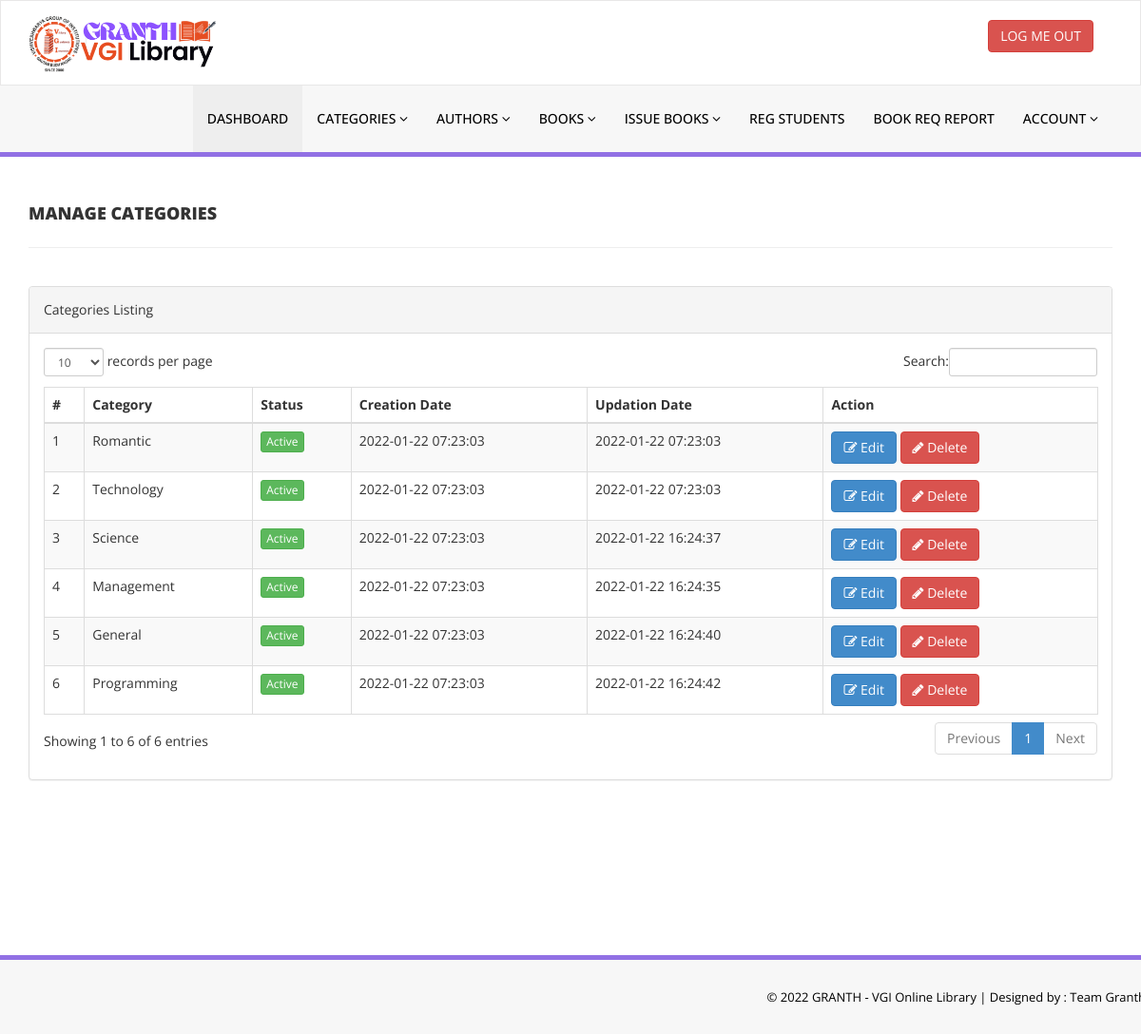
Page /library/admin/manage-categories.php (signed in) on the committed database.
### tables this page shows
CREATE TABLE `tblcategory` (
  `id` int(11) NOT NULL,
  `CategoryName` varchar(150) DEFAULT NULL,
  `Status` int(1) DEFAULT NULL,
  `CreationDate` timestamp NULL DEFAULT current_timestamp(),
  `UpdationDate` timestamp NULL DEFAULT '0000-00-00 00:00:00' ON UPDATE current_timestamp()
);

### library/admin/manage-categories.php (the view, shortened to what this page needs)
<?php
include('includes/config.php');
if(strlen($_SESSION['login'])==0)
    {
header('location:http://localhost/Library/library/homepage/index.php');
}
else{
    ?>
<!DOCTYPE html>
<html xmlns="http://www.w3.org/1999/xhtml">
<head>
    <link href="assets/css/bootstrap.css" rel="stylesheet" />
    <link href="assets/css/font-awesome.css" rel="stylesheet" />
    <link href="assets/js/dataTables/dataTables.bootstrap.css" rel="stylesheet" />
    <link href="assets/css/style.css" rel="stylesheet" />
</head>
<body>
<?php include('includes/header.php');?>
    <div class="content-wrapper">
         <div class="container">
        <div class="row pad-botm">
            <div class="col-md-12">
                <h4 class="header-line">Manage Categories</h4>
    </div>
     <div class="row">
</div>
        </div>
            <div class="row">
                <div class="col-md-12">
                    <div class="panel panel-default">
                        <div class="panel-heading">
                           Categories Listing
                        </div>
                        <div class="panel-body">
                            <div class="table-responsive">
                                <table class="table table-striped table-bordered table-hover" id="dataTables-example">
                                    <thead>
                                        <tr>
                                            <th>#</th>
                                            <th>Category</th>
                                            <th>Status</th>
                                            <th>Creation Date</th>
                                            <th>Updation Date</th>
                                            <th>Action</th>
                                        </tr>
                                    </thead>
                                    <tbody>
<?php $sql = "SELECT * from  tblcategory";
$query = $dbh -> prepare($sql);
$query->execute();
$results=$query->fetchAll(PDO::FETCH_OBJ);
$cnt=1;
if($query->rowCount() > 0)
{
foreach($results as $result)
{               ?>
                                        <tr class="odd gradeX">
                                            <td class="center"><?php echo htmlentities($cnt);?></td>
                                            <td class="center"><?php echo htmlentities($result->CategoryName);?></td>
                                            <td class="center"><?php if($result->Status==1) {?>
                                            <a href="#" class="btn btn-success btn-xs">Active</a>
                                            <?php } else {?>
                                            <a href="#" class="btn btn-danger btn-xs">Inactive</a>
                                            <?php } ?></td>
                                            <td class="center"><?php echo htmlentities($result->CreationDate);?></td>
                                            <td class="center"><?php echo htmlentities($result->UpdationDate);?></td>
                                            <td class="center">
                                            <a href="edit-category.php?catid=<?php echo htmlentities($result->id);?>"><button class="btn btn-primary"><i class="fa fa-edit "></i> Edit</button>
                                          <a href="manage-categories.php?del=<?php echo htmlentities($result->id);?>" onclick="return confirm('Are you sure you want to delete?');"" >  <button class="btn btn-danger"><i class="fa fa-pencil"></i> Delete</button>
                                            </td>
                                        </tr>
 <?php $cnt=$cnt+1;}} ?>
                                    </tbody>
                                </table>
                            </div>
                        </div>
                    </div>
                </div>
            </div>
    </div>
    </div>
  <?php include('includes/footer.php');?>
</body>
</html>
<?php } ?>

### library/admin/assets/css/style.css (style rules this page uses)
.content-wrapper { margin-top: 40px; min-height:800px; padding-bottom:90px; }
.header-line { font-weight:900; padding-bottom:25px; border-bottom:1px solid #eeeeee; text-transform:uppercase; }
.pad-botm { padding-bottom:30px; }

### rows in the picture
tblcategory: CategoryName "Romantic", Status "Active", CreationDate "2022-01-22 07:23:03", UpdationDate "2022-01-22 07:23:03"
tblcategory: CategoryName "Technology", Status "Active", CreationDate "2022-01-22 07:23:03", UpdationDate "2022-01-22 07:23:03"
tblcategory: CategoryName "Science", Status "Active", CreationDate "2022-01-22 07:23:03", UpdationDate "2022-01-22 16:24:37"
tblcategory: CategoryName "Management", Status "Active", CreationDate "2022-01-22 07:23:03", UpdationDate "2022-01-22 16:24:35"
tblcategory: CategoryName "General", Status "Active", CreationDate "2022-01-22 07:23:03", UpdationDate "2022-01-22 16:24:40"
tblcategory: CategoryName "Programming", Status "Active", CreationDate "2022-01-22 07:23:03", UpdationDate "2022-01-22 16:24:42"
